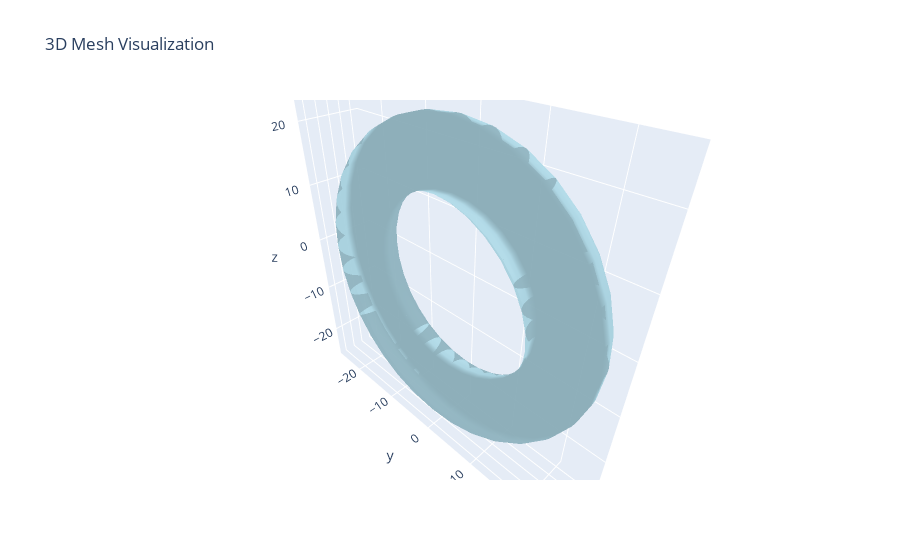

Notebook code for this chart:
### Markdown cell above
## 3D Visualization

### Code cell
torus.visualize_mesh_3d()

### Figure 1 — Plotly figure (JSON) as saved in the notebook; plotly's stock layout.template omitted (floating-point values rounded to 4 significant figures; data arrays with more than 128 entries replaced by an {"elided": "..."} marker saying what was removed)
{"data": [{"color": "lightblue", "i": {"elided": "2048 int values"}, "j": {"elided": "2048 int values"}, "k": {"elided": "2048 int values"}, "name": "Mesh", "opacity": 0.8, "type": "mesh3d", "x": {"elided": "1024 float values"}, "y": {"elided": "1024 float values"}, "z": {"elided": "1024 float values"}}], "layout": {"scene": {"aspectmode": "data", "xaxis": {"visible": true}, "yaxis": {"visible": true}, "zaxis": {"visible": true}}, "title": {"text": "3D Mesh Visualization"}}}
